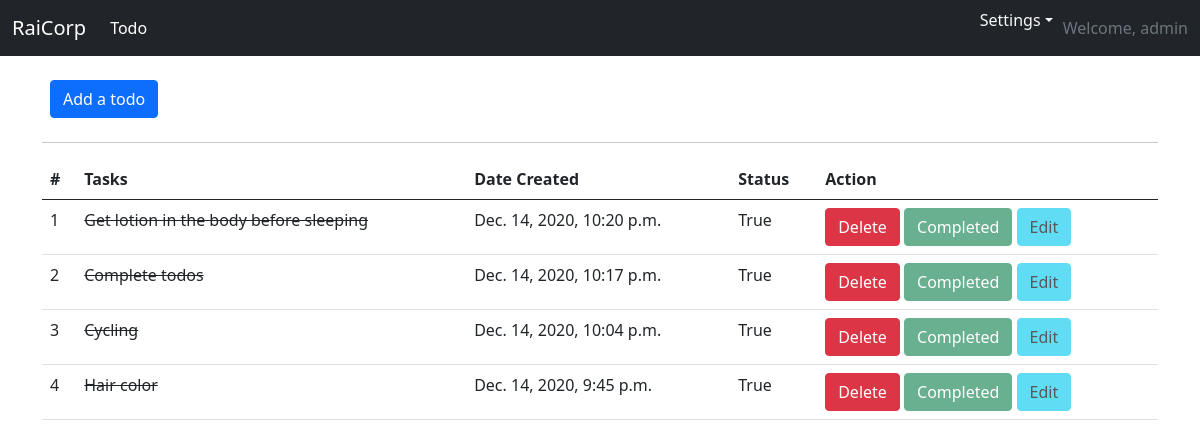
The app's page /todo/ (signed in), older data.
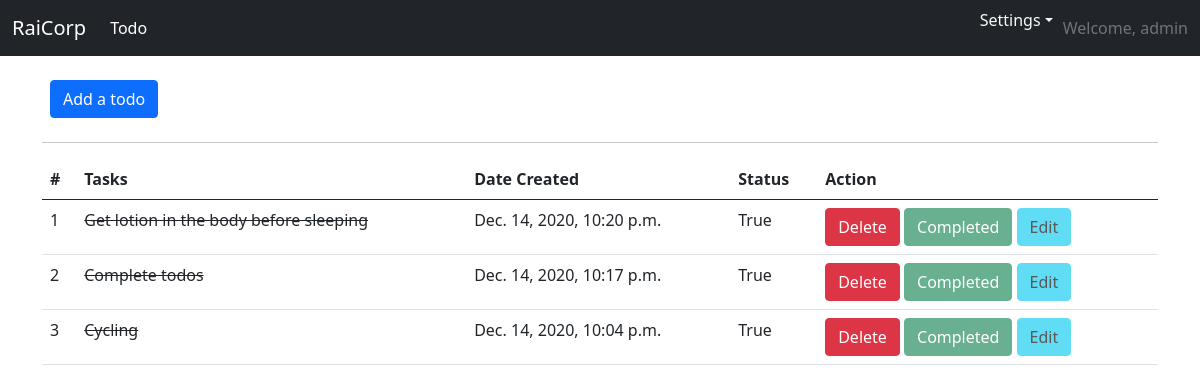
The same page, newer data.
### todo/models.py (models this page shows, shortened)
class Todo(models.Model):
    title = models.TextField()
    created_at = models.DateTimeField(auto_now_add=True)
    completed = models.BooleanField(default=False)

### todo/views.py (the view)
# urls.py: 2. Add a URL to urlpatterns:  path('', Home.as_view(), name='home')
@login_required(login_url='users:login')
def Home(request):
    todos = Todo.objects.all().order_by('-id')
    context = {
        'todos': todos
    }
    return render(request, 'todohome.html', context)

### templates/todohome.html (shortened to what this page needs)
{% extends 'base.html' %}
{% block content %}
<div class="container mt-3">
  <a href="{% url 'todoadd' %}" class="m-2 btn btn-primary">Add a todo</a>
  <hr>
  {% if todos.exists %}
  <table class="table">
    <thead>
      <tr>
        <th scope="col">#</th>
        <th scope="col">Tasks</th>
        <th scope="col">Date Created</th>
        <th scope="col">Status</th>
        <th scope="col">Action</th>
      </tr>
    </thead>
    <tbody>
      {% for todo in todos %}
      <tr>
        <td scope="row">{{forloop.counter}}</td>
        {% if todo.completed == True %}
        <td><strike>{{todo.title}}</strike></td>
        {% else %}
        <td>{{todo.title}}</td>
        {% endif %}
        <td>{{todo.created_at}}</td>
        <td>{{todo.completed}}</td>
        <td>
          <a ahref="#" type="button" class="btn btn-danger" data-bs-toggle="modal"
            data-bs-target="#todoModal">Delete</a>
          {% if  todo.completed == True %}
          <a href="#" class="btn btn-success disabled">Completed</a>
          <a href="#" class="btn btn-info disabled">Edit</a>
          {% else %}
          <a href="{% url 'todoedit' todo.id %}" class="btn btn-info">Edit</a>
          <a href="{% url 'todocomplete' todo.id %}" class="btn btn-success">Complete</a>
          {% endif %}
        </td>
      </tr>
      {% endfor %}
    </tbody>
  </table>
  {% else %}
      <h3 class="mt-4 text-center">No todos found!</h3>
      <h5 class="text-center">:) </h5>
  {% endif %}
</div>
{% endblock content %}

### templates/base.html (shortened to what this page needs)
<!doctype html>
<html lang="en">
  <head>
    <link href="https://cdn.jsdelivr.net/npm/bootstrap@5.0.0-beta1/dist/css/bootstrap.min.css" rel="stylesheet">
  </head>
  <body>
    {% include 'navbar.html' %}
    {% block content %}
    {% endblock content %}
  </body>
</html>

### templates/navbar.html (shortened to what this page needs)
<nav class="navbar navbar-expand-lg navbar-dark bg-dark">
  <div class="container-fluid">
    <a class="navbar-brand" href="{% url 'index' %}">RaiCorp</a>
    <div class="collapse navbar-collapse" id="navbarSupportedContent">
      <ul class="navbar-nav me-auto mb-2 mb-lg-0">
        {% if request.user.is_authenticated %}
        <li class="nav-item">
          <a class="nav-link active" aria-current="page" href="{% url 'todohome' %}">Todo</a>
        </li>
        {% endif %}
      </ul>
      <div style="margin-right: 10px;">
        <div class="dropdown">
          <p class="text-light dropdown-toggle" href="#" id="navbarDropdown" role="button" data-bs-toggle="dropdown" aria-expanded="false">Settings</p>
        </div>
      </div>
      {% if request.user.is_authenticated %}
      <div class="text-secondary">Welcome, {{request.user}}</div>
      {% endif %}
    </div>
  </div>
</nav>

Row changes from the older to the newer data that the page shows:
removed Todo: title "Hair color", created_at "Dec. 14, 2020, 9:45 p.m.", completed "True", shows "Completed"
